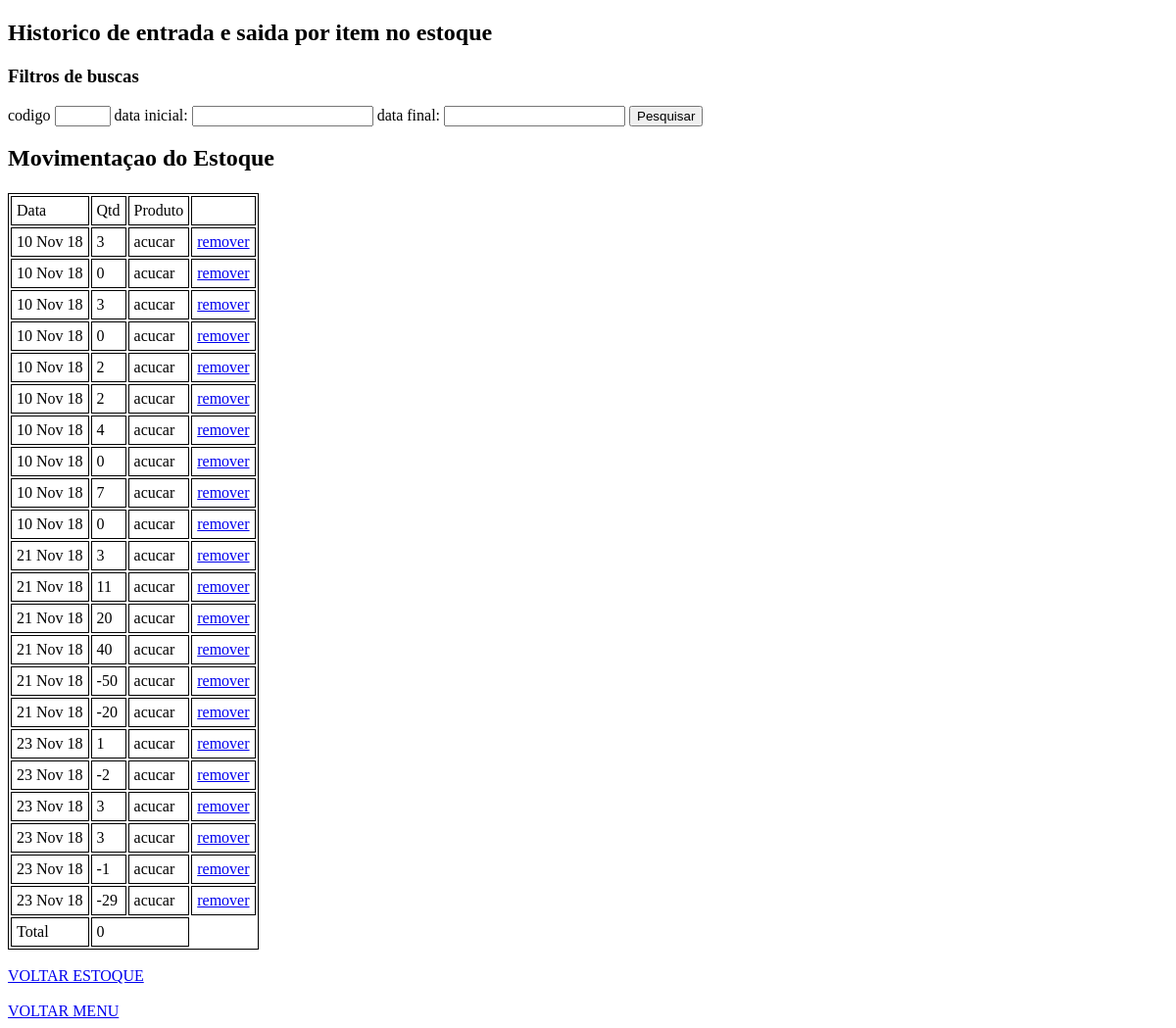
Page /estoque/estoque_detalhe/4/ on the earlier database version.
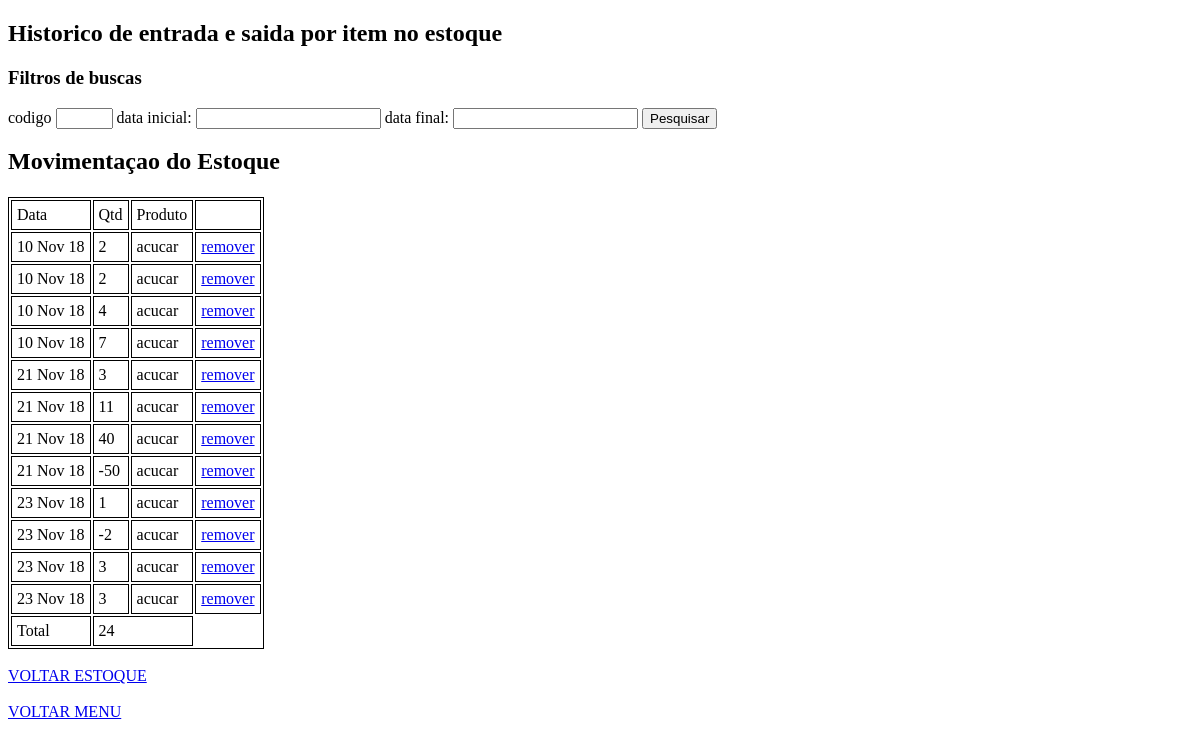
Same page on the later database version.
### app_estoque/models.py (models this page shows, shortened)
class Estoque(models.Model):
    SITUACAO = (
        ('Entrada', 'entrada'),
        ('Saida', 'saida'),
    )
    data = models.DateTimeField(auto_now_add='True')
    produto = models.ForeignKey(Produto, on_delete=models.CASCADE)
    situacao = models.CharField(max_length=7, choices=SITUACAO)
    qtd = models.IntegerField(default=0)

class Produto(models.Model):
    data_cad = models.DateTimeField(auto_now_add='True')
    item_text = models.CharField(max_length=200, unique=True)
    item_descricao = models.TextField(blank=True )
    min_estoque = models.IntegerField(default=0)
    total_estoque = models.IntegerField(default=0)
    def __str__(self):
        return self.item_text

### app_estoque/views.py (the view)
# urls.py: path('estoque_detalhe/<int:id_produto>/', views.estoque_detalhe, name='estoque_detalhe'),
def estoque_detalhe(request, id_produto=None):
    if request.method == 'POST':
        item = request.POST.get('f_item')
        data_inicial = request.POST.get('f_data_inicial')
        data_final = request.POST.get('f_data_final')
        if data_inicial:
            ano_ini,mes_ini,dia_ini = data_inicial.split(',')
            data_inicial_limpa= datetime.date(int(ano_ini),int(mes_ini),int(dia_ini))
            estoque = get_list_or_404(Estoque, produto__id=int(item), data__date=data_inicial_limpa)
            if data_final:
                ano_final,mes_final,dia_final = data_final.split(',')
                data_final_limpa= datetime.date(int(ano_final),int(mes_final),int(dia_final))
                estoque = get_list_or_404(Estoque, produto__id=int(item), data__date__range=(data_inicial_limpa, data_final_limpa))
        else:
            estoque = get_list_or_404(Estoque, produto__id=int(item))
    else:
        estoque = get_list_or_404(Estoque, produto__id=id_produto)
    total = sum([ i.qtd for i in estoque])
    return render(request, 'estoque_detalhe.html', {'estoque':estoque, 'total':total})

### app_estoque/templates/estoque_detalhe.html (shortened to what this page needs)
<!doctype html>
<html lang="en">
<head>
  <link rel="stylesheet" href="//code.jquery.com/ui/1.12.1/themes/base/jquery-ui.css">
  <link rel="stylesheet" href="/resources/demos/style.css">
</head>
<body>
<h2>Historico de entrada e saida por item no estoque</h2>
<h3>Filtros de buscas</h3>
<form class="" action="" method="POST">
  codigo <input type="text" required="yes" size="4" maxlength="3" name="f_item" value="">
  data inicial: <input type="text" id="datepicker" name="f_data_inicial" value="">
  data final:   <input type="text" id="datepicker2" name="f_data_final"   value="">
  <input type="submit" name="" value="Pesquisar">
</form>
<table>
  <h2>Movimentaçao do Estoque</h2>
  <tr>
    <td>Data</td>
    <td>Qtd</td>
    <td>Produto</td>
    <td></td>
  </tr>
  {% for item in estoque %}
  <tr>
    <td>{{ item.data|date:"d M y"}}</td>
    <td>{{ item.qtd }}</td>
    <td>{{ item.produto}}</td>
    <td> <a href="{% url 'remover' item=item.id pag_saida='estoque_detalhe' %}">remover</a> </td>
  </tr>
  {% endfor %}
  <tr>
    <td>Total</td>
    <td colspan="2">{{total}}</td>
  </tr>
</table>
<br>
  <a href="{% url 'lista' %}">VOLTAR ESTOQUE</a><br>
  <br>
  <a href="{% url 'index' %}">VOLTAR MENU</a>

Differences in the rows shown:
removed Estoque: data "10 Nov 18", qtd "3", produto "acucar"
removed Estoque: data "10 Nov 18", qtd "0", produto "acucar"
removed Estoque: data "10 Nov 18", qtd "3", produto "acucar"
removed Estoque: data "10 Nov 18", qtd "0", produto "acucar"
removed Estoque: data "10 Nov 18", qtd "0", produto "acucar"
removed Estoque: data "10 Nov 18", qtd "0", produto "acucar"
removed Estoque: data "21 Nov 18", qtd "20", produto "acucar"
removed Estoque: data "21 Nov 18", qtd "-20", produto "acucar"
removed Estoque: data "23 Nov 18", qtd "-1", produto "acucar"
removed Estoque: data "23 Nov 18", qtd "-29", produto "acucar"
Other differences:
{{ total }}: "0" → "24"
